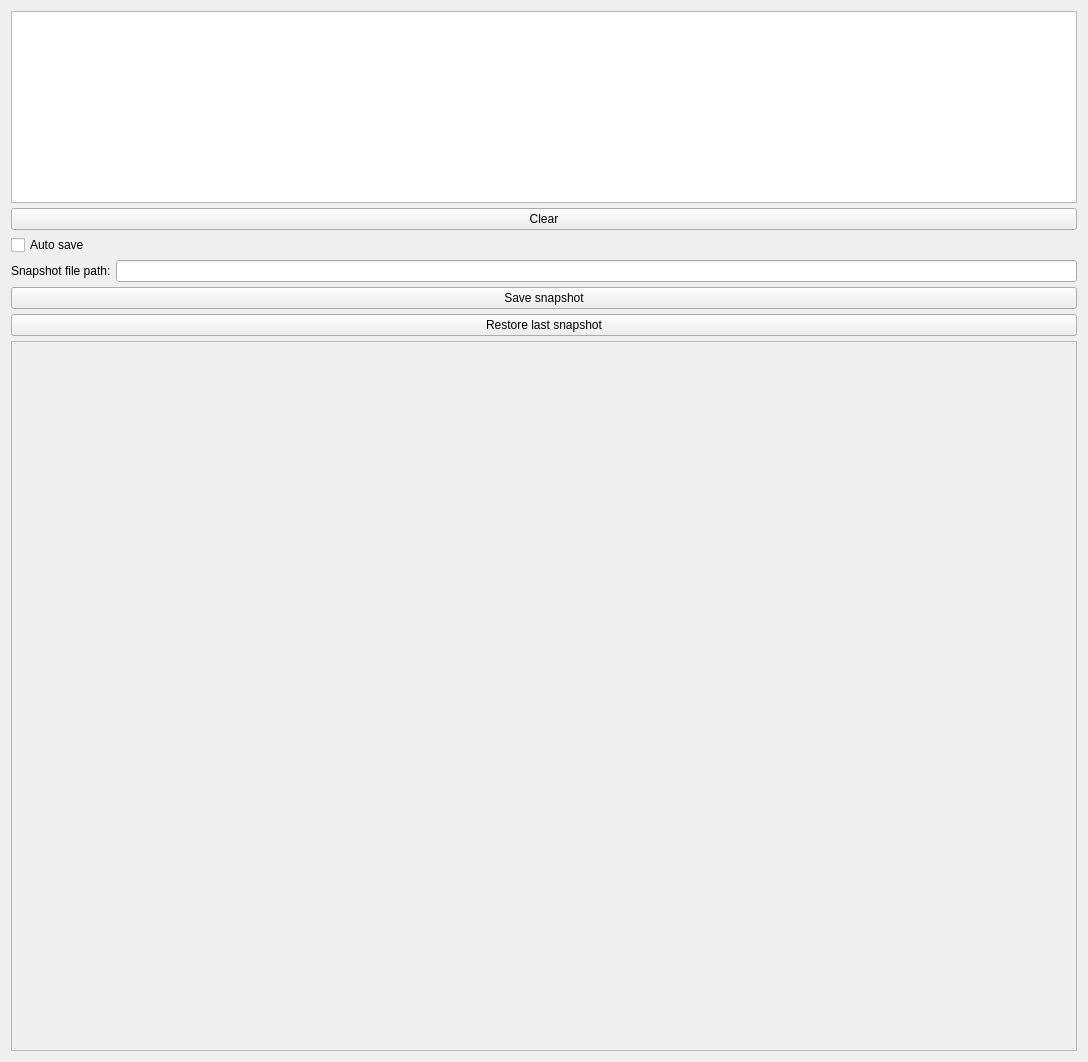
<?xml version="1.0" encoding="UTF-8"?>
<ui version="4.0">
 <class>DummyModelPanel</class>
 <widget class="QWidget" name="DummyModelPanel">
  <property name="geometry">
   <rect>
    <x>0</x>
    <y>0</y>
    <width>1088</width>
    <height>1062</height>
   </rect>
  </property>
  <layout class="QGridLayout" name="gridLayout" rowstretch="0" columnstretch="0">
   <property name="sizeConstraint">
    <enum>QLayout::SetDefaultConstraint</enum>
   </property>
   <item row="0" column="0">
    <layout class="QFormLayout" name="formLayout">
     <property name="sizeConstraint">
      <enum>QLayout::SetMaximumSize</enum>
     </property>
     <property name="fieldGrowthPolicy">
      <enum>QFormLayout::AllNonFixedFieldsGrow</enum>
     </property>
     <property name="horizontalSpacing">
      <number>5</number>
     </property>
     <property name="verticalSpacing">
      <number>5</number>
     </property>
     <item row="0" column="0" colspan="2">
      <widget class="QTextEdit" name="logLabel">
       <property name="sizePolicy">
        <sizepolicy hsizetype="Preferred" vsizetype="Preferred">
         <horstretch>0</horstretch>
         <verstretch>0</verstretch>
        </sizepolicy>
       </property>
       <property name="minimumSize">
        <size>
         <width>0</width>
         <height>0</height>
        </size>
       </property>
      </widget>
     </item>
     <item row="1" column="0" colspan="2">
      <widget class="QPushButton" name="clearLogButton">
       <property name="text">
        <string>Clear</string>
       </property>
      </widget>
     </item>
     <item row="2" column="0" colspan="2">
      <widget class="QCheckBox" name="autoSaveCheckBox">
       <property name="text">
        <string>Auto save</string>
       </property>
      </widget>
     </item>
     <item row="4" column="0" colspan="2">
      <widget class="QPushButton" name="saveSnapshotButton">
       <property name="text">
        <string>Save snapshot</string>
       </property>
      </widget>
     </item>
     <item row="5" column="0" colspan="2">
      <widget class="QPushButton" name="loadSnapshotButton">
       <property name="text">
        <string>Restore last snapshot</string>
       </property>
      </widget>
     </item>
     <item row="6" column="0" colspan="2">
      <widget class="QScrollArea" name="controlsArea">
       <property name="sizePolicy">
        <sizepolicy hsizetype="Expanding" vsizetype="Expanding">
         <horstretch>1</horstretch>
         <verstretch>1</verstretch>
        </sizepolicy>
       </property>
       <property name="minimumSize">
        <size>
         <width>400</width>
         <height>300</height>
        </size>
       </property>
       <property name="sizeIncrement">
        <size>
         <width>0</width>
         <height>0</height>
        </size>
       </property>
       <property name="verticalScrollBarPolicy">
        <enum>Qt::ScrollBarAsNeeded</enum>
       </property>
       <property name="horizontalScrollBarPolicy">
        <enum>Qt::ScrollBarAsNeeded</enum>
       </property>
       <property name="sizeAdjustPolicy">
        <enum>QAbstractScrollArea::AdjustToContents</enum>
       </property>
       <property name="widgetResizable">
        <bool>true</bool>
       </property>
       <widget class="QWidget" name="verticalLayoutWidget_2">
        <property name="geometry">
         <rect>
          <x>0</x>
          <y>0</y>
          <width>1066</width>
          <height>705</height>
         </rect>
        </property>
        <layout class="QVBoxLayout" name="controlsLayout">
         <property name="sizeConstraint">
          <enum>QLayout::SetDefaultConstraint</enum>
         </property>
        </layout>
       </widget>
      </widget>
     </item>
     <item row="3" column="0">
      <widget class="QLabel" name="label">
       <property name="text">
        <string>Snapshot file path:</string>
       </property>
      </widget>
     </item>
     <item row="3" column="1">
      <widget class="QLineEdit" name="snapshotPath"/>
     </item>
    </layout>
   </item>
  </layout>
 </widget>
 <resources/>
 <connections/>
</ui>
